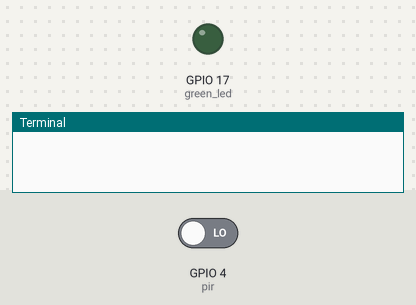
This program was run on a simulated Raspberry Pi (BCM pin numbers). Parts: output pins drawn as LEDs (lit = HIGH), the last lines printed to the terminal. The inputs (shaded band) are chosen by the test bench; at power-on: GPIO 4 (pir) LOW. The camera gives no picture and a still takes 0.5 s.

Above: at 1.2 s.
1.3 s: GPIO 4 (pir) driven HIGH
At 1.7 s:
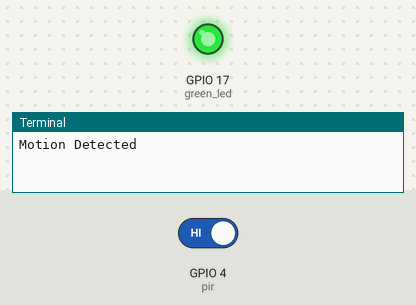
Timing chart, 0 to 4.3 s (numbered marks = the images above; inputs shaded):
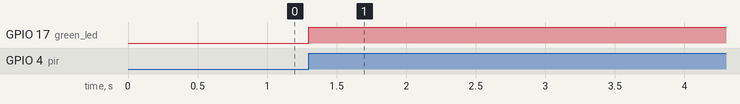

Measured:
- after the input at 1.3 s, GPIO 17 (green_led): LOW → HIGH at once

The program:

recyclemate.py
```python
from gpiozero import LED
from gpiozero import MotionSensor
from picamera import PiCamera
from time import sleep

camera = PiCamera()
green_led = LED(17)
pir = MotionSensor(4)
green_led.off()

while True:
    pir.wait_for_motion()
    green_led.on()
    print("Motion Detected")
    camera.start_preview()
    sleep(5)
    camera.capture('/home/pi/Desktop/image.jpg')
    camera.stop_preview()
    pir.wait_for_no_motion()
    green_led.off()
    print("Motion Stopped")
```
